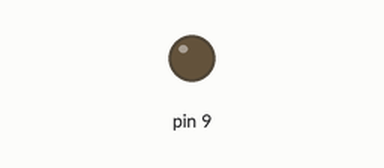
Simulated run of this sketch. Board: Arduino Uno, built with avr-gcc and run on an emulated ATmega328P. Shown: output pins drawn as LEDs (lit = HIGH).

Above: at 0.05 s.
At 2.35 s:
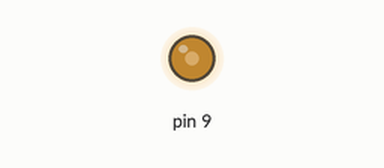
At 4.7 s:
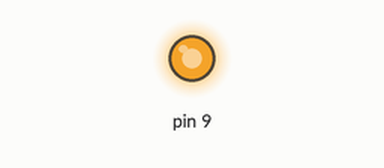
At 9.4 s:
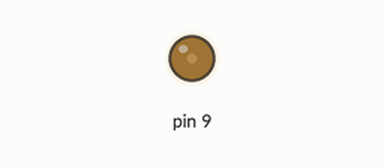
Timing chart, 0 to 13.5 s (numbered marks = the images above):
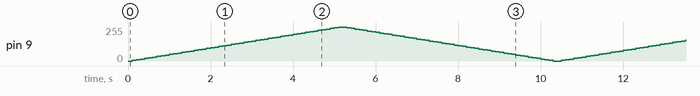

The sketch:

02_AnalogWriteFade.ino
```cpp
void setup()
{
   pinMode (9,OUTPUT);
}
void loop ()
{
  for (int i=0 ; i<=255 ; i+=5 )
  {
    analogWrite(9,i) ;
    delay(100) ;
  }
  for (int i=255 ;  i>=0 ; i-=5 )
  {
    analogWrite(9,i);
    delay(100);
  }
}
```
